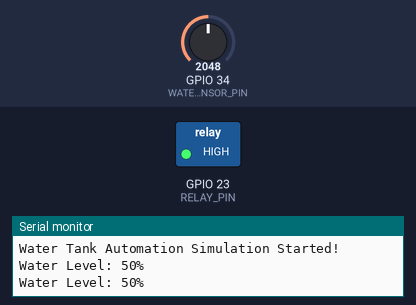
Bench run of a program on a simulated ESP32. Parts: switched loads named in the program (green lamp = pin HIGH), the last lines printed to the serial monitor. The inputs (shaded band) are chosen by the test bench; at power-on: GPIO 34 (WATER_SENSOR_PIN) = 2048.

Above: at 1.8 s.
1.9 s: GPIO 34 (WATER_SENSOR_PIN) set to 912
3.4 s: GPIO 34 (WATER_SENSOR_PIN) set to 829
At 4.3 s:
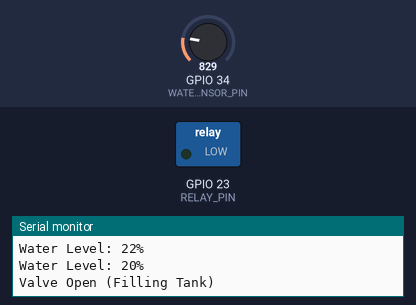
Timing chart, 0 to 6.4 s (numbered marks = the images above; inputs shaded):
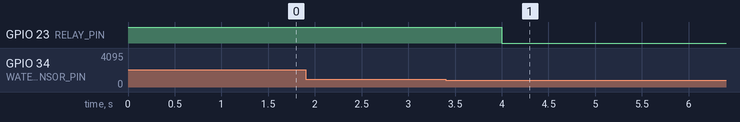

Measured:
- the behaviour switches between 860 and 859 on GPIO 34 (WATER_SENSOR_PIN) (found by bisection; images 0 and 1)
- after the input at 3.4 s, GPIO 23 (RELAY_PIN): HIGH → LOW after 0.60 s

The program:

main.cpp
```cpp
#include <Arduino.h>

#define WATER_SENSOR_PIN 34  // ADC pin for water level sensor
#define RELAY_PIN 23         // GPIO pin for relay control

int waterLevel = 0;          // Variable to store water level reading
int lowThreshold = 20;       // Open the valve when water level is 20% or below
int highThreshold = 95;      // Close the valve when water level is 95% or above

void setup() {
  Serial.begin(115200);              // Initialize serial monitor
  pinMode(WATER_SENSOR_PIN, INPUT);  // Set water sensor pin as input
  pinMode(RELAY_PIN, OUTPUT);        // Set relay pin as output
  digitalWrite(RELAY_PIN, HIGH);     // Initialize relay off (active low)
  Serial.println("Water Tank Automation Simulation Started!");
}

void loop() {
  // Read water level from potentiometer (simulate water sensor)
  waterLevel = analogRead(WATER_SENSOR_PIN);

  // Map ADC reading (0–4095) to percentage (0–100%)
  int waterPercentage = map(waterLevel, 0, 4095, 0, 100);

  // Print water level percentage to Serial Monitor
  Serial.print("Water Level: ");
  Serial.print(waterPercentage);
  Serial.println("%");

  // Control the relay (and valve) based on water level
  if (waterPercentage <= lowThreshold) {
    // Open the valve (relay ON)
    digitalWrite(RELAY_PIN, LOW);  // Active low
    Serial.println("Valve Open (Filling Tank)");
  } else if (waterPercentage >= highThreshold) {
    // Close the valve (relay OFF)
    digitalWrite(RELAY_PIN, HIGH);  // Inactive
    Serial.println("Valve Closed (Tank Full)");
  }

  delay(1000); // Wait for 1 second before the next reading
}
```
